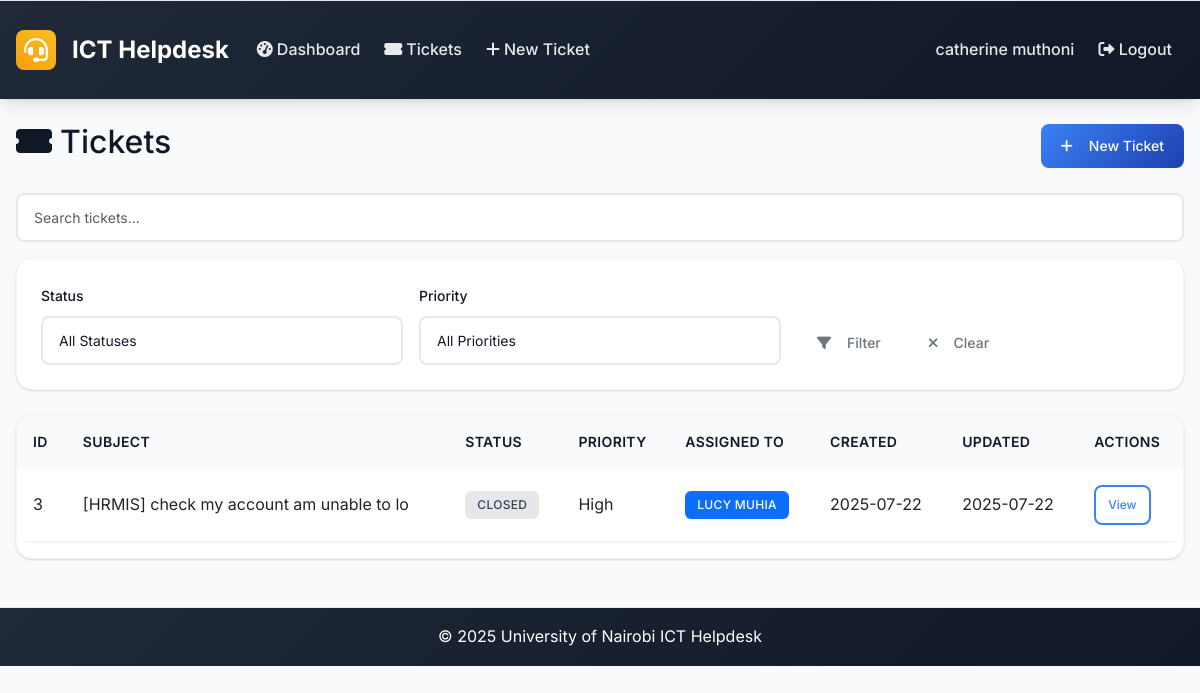
Before: /tickets (signed in) with the older database file.
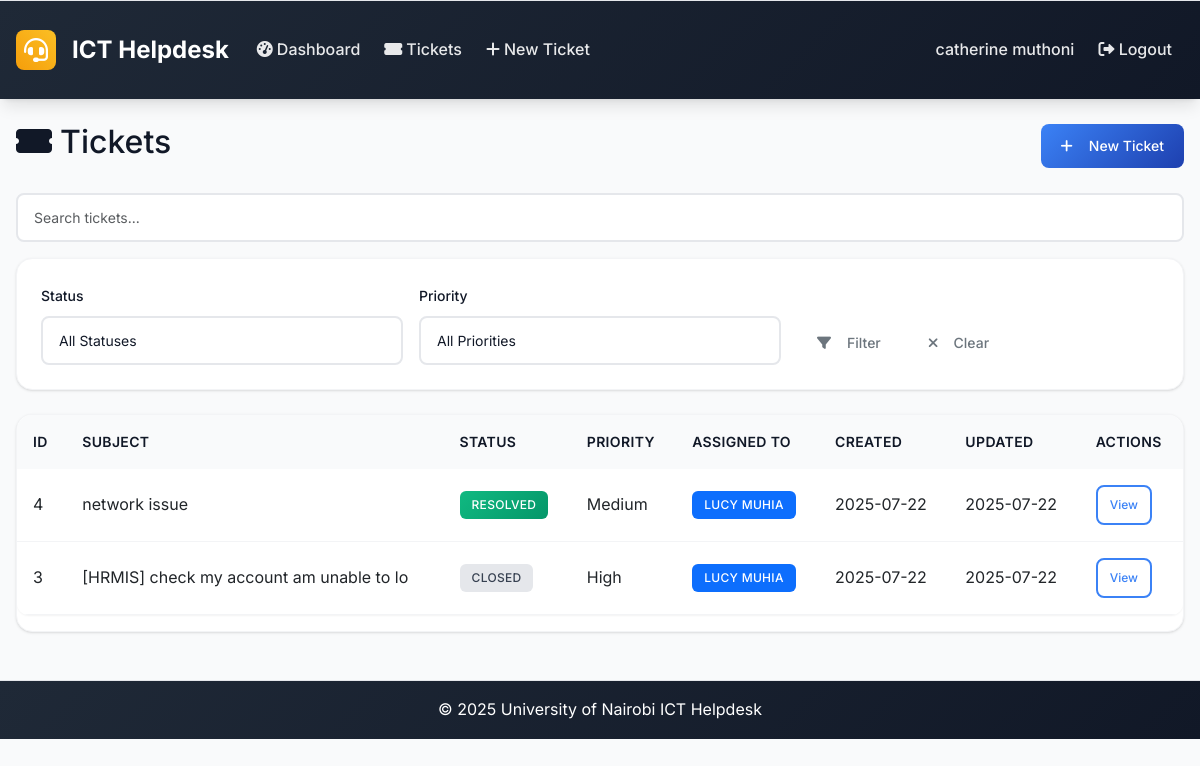
After: the same page with the newer database file.
### models.py (models this page shows, shortened)
class User(UserMixin, db.Model):
    id = db.Column(db.Integer, primary_key=True)
    username = db.Column(db.String(64), unique=True, nullable=False)
    email = db.Column(db.String(120), unique=True, nullable=False)
    password_hash = db.Column(db.String(256), nullable=False)
    full_name = db.Column(db.String(100), nullable=False)
    role = db.Column(db.String(20), nullable=False, default='user')  # admin, intern, user
    created_at = db.Column(db.DateTime, default=datetime.utcnow)
    is_active = db.Column(db.Boolean, default=True)
    is_verified = db.Column(db.Boolean, default=False)
    verification_token = db.Column(db.String(128), nullable=True)
    tickets_created = db.relationship('Ticket', foreign_keys='Ticket.created_by_id', backref='creator', lazy='dynamic')
    assigned_tickets = db.relationship('Ticket', secondary='ticket_assignees', back_populates='assignees', lazy='selectin')
    comments = db.relationship('Comment', backref='author', lazy='dynamic')

class Ticket(db.Model):
    id = db.Column(db.Integer, primary_key=True)
    location = db.Column(db.String(200), nullable=False)
    description = db.Column(Text, nullable=False)
    status = db.Column(db.String(20), nullable=False, default='open')  # open, in_progress, resolved, closed
    priority = db.Column(db.String(20), nullable=False, default='medium')  # low, medium, high, urgent
    created_at = db.Column(db.DateTime, default=datetime.utcnow)
    updated_at = db.Column(db.DateTime, default=datetime.utcnow, onupdate=datetime.utcnow)
    closed_at = db.Column(db.DateTime)
    closed_by_id = db.Column(db.Integer, db.ForeignKey('user.id'), nullable=True)
    due_date = db.Column(db.DateTime, nullable=True)
    created_by_id = db.Column(db.Integer, db.ForeignKey('user.id'), nullable=True)
    category_id = db.Column(db.Integer, db.ForeignKey('category.id'))
    comments = db.relationship('Comment', backref='ticket', lazy='dynamic', cascade='all, delete-orphan')
    attachments = db.relationship('Attachment', backref='ticket', lazy='dynamic', cascade='all, delete-orphan')
    assignees = db.relationship('User', secondary=ticket_assignees, back_populates='assigned_tickets', lazy='selectin')
    closed_by = db.relationship('User', foreign_keys=[closed_by_id], backref='closed_tickets')

### routes.py (the view)
@app.route('/tickets')
@login_required
def tickets_list():
    page = request.args.get('page', 1, type=int)
    status_filter = request.args.get('status', '')
    priority_filter = request.args.get('priority', '')
    query = Ticket.query
    if current_user.role == 'user':
        query = query.filter_by(created_by_id=current_user.id)
    elif current_user.role == 'intern':
        query = query.filter(Ticket.assignees.any(id=current_user.id))
    if status_filter:
        query = query.filter_by(status=status_filter)
    if priority_filter:
        query = query.filter_by(priority=priority_filter)
    tickets = query.order_by(desc(Ticket.created_at)).paginate(
        page=page, per_page=10, error_out=False
    )
    return render_template('tickets_list.html', tickets=tickets, status_filter=status_filter, priority_filter=priority_filter)

### app.py (called while the page is built)
@login_manager.user_loader
def load_user(user_id):
    from models import User
    return User.query.get(int(user_id))

@app.context_processor
def inject_now():
    return {'now': datetime.utcnow}

### routes.py (called while the page is built)
@app.context_processor
def inject_datetime():
    return dict(datetime=datetime)

### templates/tickets_list.html (shortened to what this page needs)
{% extends "base.html" %}
{% block content %}
<div class="d-flex justify-content-between align-items-center mb-4">
    <h2><i class="fas fa-ticket-alt me-2"></i>Tickets</h2>
    <a href="{{ url_for('new_ticket') }}" class="btn btn-primary">
        <i class="fas fa-plus me-2"></i>New Ticket
    </a>
</div>
<div class="mb-3">
    <input type="text" id="ticket-search" class="form-control" placeholder="Search tickets...">
</div>
<div class="card mb-4">
    <div class="card-body">
        <form method="GET" class="row g-3">
            <div class="col-md-4">
                <label class="form-label">Status</label>
                <select name="status" class="form-control">
                    <option value="">All Statuses</option>
                </select>
            </div>
            <div class="col-md-4">
                <label class="form-label">Priority</label>
                <select name="priority" class="form-control">
                    <option value="">All Priorities</option>
                </select>
            </div>
            <div class="col-md-4 d-flex align-items-end">
                <button type="submit" class="btn btn-outline-secondary me-2">
                    <i class="fas fa-filter me-2"></i>Filter
                </button>
                <a href="{{ url_for('tickets_list') }}" class="btn btn-outline-secondary">
                    <i class="fas fa-times me-2"></i>Clear
                </a>
            </div>
        </form>
    </div>
</div>
<div class="card">
    <div class="table-responsive">
        <table class="table" id="tickets-table">
            <thead>
                <tr>
                    <th>ID</th>
                    <th>Subject</th>
                    <th>Status</th>
                    <th>Priority</th>
                    <th>Assigned To</th>
                    <th>Created</th>
                    <th>Updated</th>
                    <th>Actions</th>
                </tr>
            </thead>
            <tbody>
                {% for ticket in tickets.items %}
                <tr>
                    <td>{{ ticket.id }}</td>
                    <td>{{ ticket.title or ticket.description[:40] }}</td>
                    <td><span class="badge badge-status-{{ ticket.status|replace(' ', '_') }}">{{ ticket.status.title() }}</span></td>
                    <td>{{ ticket.priority.title() }}</td>
                    <td>
                        {% if ticket.assignees|length > 0 %}
                            {% for user in ticket.assignees %}
                                <span class="badge bg-primary">{{ user.full_name }}</span>{% if not loop.last %}, {% endif %}
                            {% endfor %}
                        {% else %}
                            <span class="text-muted">Unassigned</span>
                        {% endif %}
                    </td>
                    <td>{{ ticket.created_at.strftime('%Y-%m-%d') }}</td>
                    <td>{{ ticket.updated_at.strftime('%Y-%m-%d') }}</td>
                    <td>
                        <a href="{{ url_for('ticket_detail', id=ticket.id) }}" class="btn btn-sm btn-outline-primary">View</a>
                    </td>
                </tr>
                {% endfor %}
            </tbody>
        </table>
    </div>
</div>
{% endblock %}

### templates/base.html (shortened to what this page needs)
<!DOCTYPE html>
<html lang="en">
<head>
    <link href="https://cdn.jsdelivr.net/npm/bootstrap@5.3.0/dist/css/bootstrap.min.css" rel="stylesheet">
    <link href="https://cdnjs.cloudflare.com/ajax/libs/font-awesome/6.0.0/css/all.min.css" rel="stylesheet">
    <link href="{{ url_for('static', filename='css/custom.css') }}" rel="stylesheet">
</head>
<body>
    <nav class="navbar navbar-expand-lg navbar-dark footer-sky">
        <div class="container-fluid px-3">
            <a class="navbar-brand" href="{{ url_for('index') }}">
                <i class="fas fa-headset me-2"></i>ICT Helpdesk
            </a>
            <div class="collapse navbar-collapse" id="navbarNav">
                <ul class="navbar-nav me-auto mb-2 mb-lg-0">
                    {% if current_user.is_authenticated %}
                    <li class="nav-item">
                        <a class="nav-link" href="{{ url_for('dashboard') }}">
                            <i class="fas fa-tachometer-alt me-1"></i>Dashboard
                        </a>
                    </li>
                    <li class="nav-item">
                        <a class="nav-link" href="{{ url_for('tickets_list') }}">
                            <i class="fas fa-ticket-alt me-1"></i>Tickets
                        </a>
                    </li>
                    <li class="nav-item">
                        <a class="nav-link" href="{{ url_for('new_ticket') }}">
                            <i class="fas fa-plus me-1"></i>New Ticket
                        </a>
                    </li>
                    {% endif %}
                </ul>
                <ul class="navbar-nav ms-auto mb-2 mb-lg-0">
                    {% if current_user.is_authenticated %}
                    <li class="nav-item">
                        <span class="nav-link">{{ current_user.full_name }}</span>
                    </li>
                    <li class="nav-item">
                        <a class="nav-link" href="{{ url_for('logout') }}"><i class="fas fa-sign-out-alt"></i> Logout</a>
                    </li>
                    {% endif %}
                </ul>
            </div>
        </div>
    </nav>
    <main class="container-fluid my-4 px-3">
        {% block content %}{% endblock %}
    </main>
    <footer class="footer-sky py-3 mt-5">
        <div class="container text-center">
            <span>&copy; {{ datetime.utcnow().year }} University of Nairobi ICT Helpdesk</span>
        </div>
    </footer>
</body>
</html>

Changed rows visible on the page:
added Ticket: id "4", description "network issue", status "RESOLVED", priority "Medium", created_at "2025-07-22", updated_at "2025-07-22", User (full_name "LUCY MUHIA")
